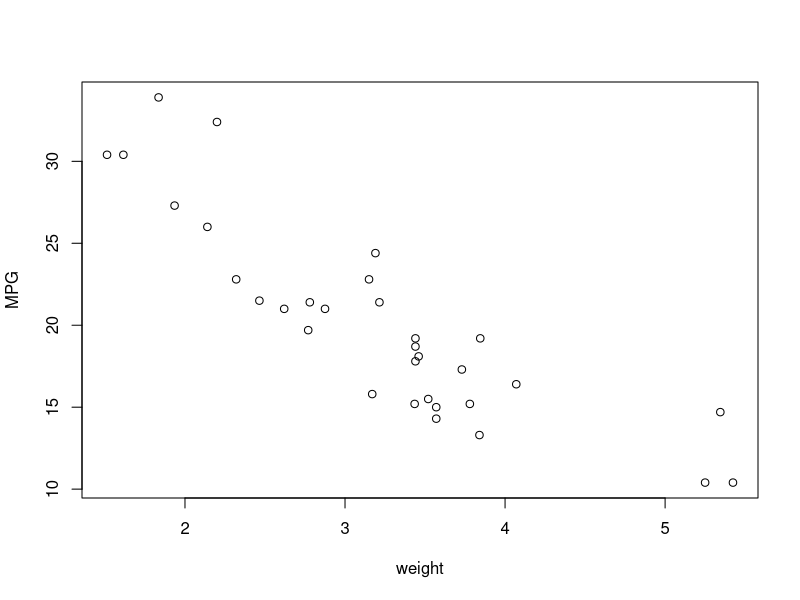

Reproduce this figure in R.
## ---- chunk 1
knitr::opts_chunk$set(echo = FALSE)
## ---- chunk 2
plot(mtcars$wt, mtcars$mpg, xlab="weight",ylab="MPG")
